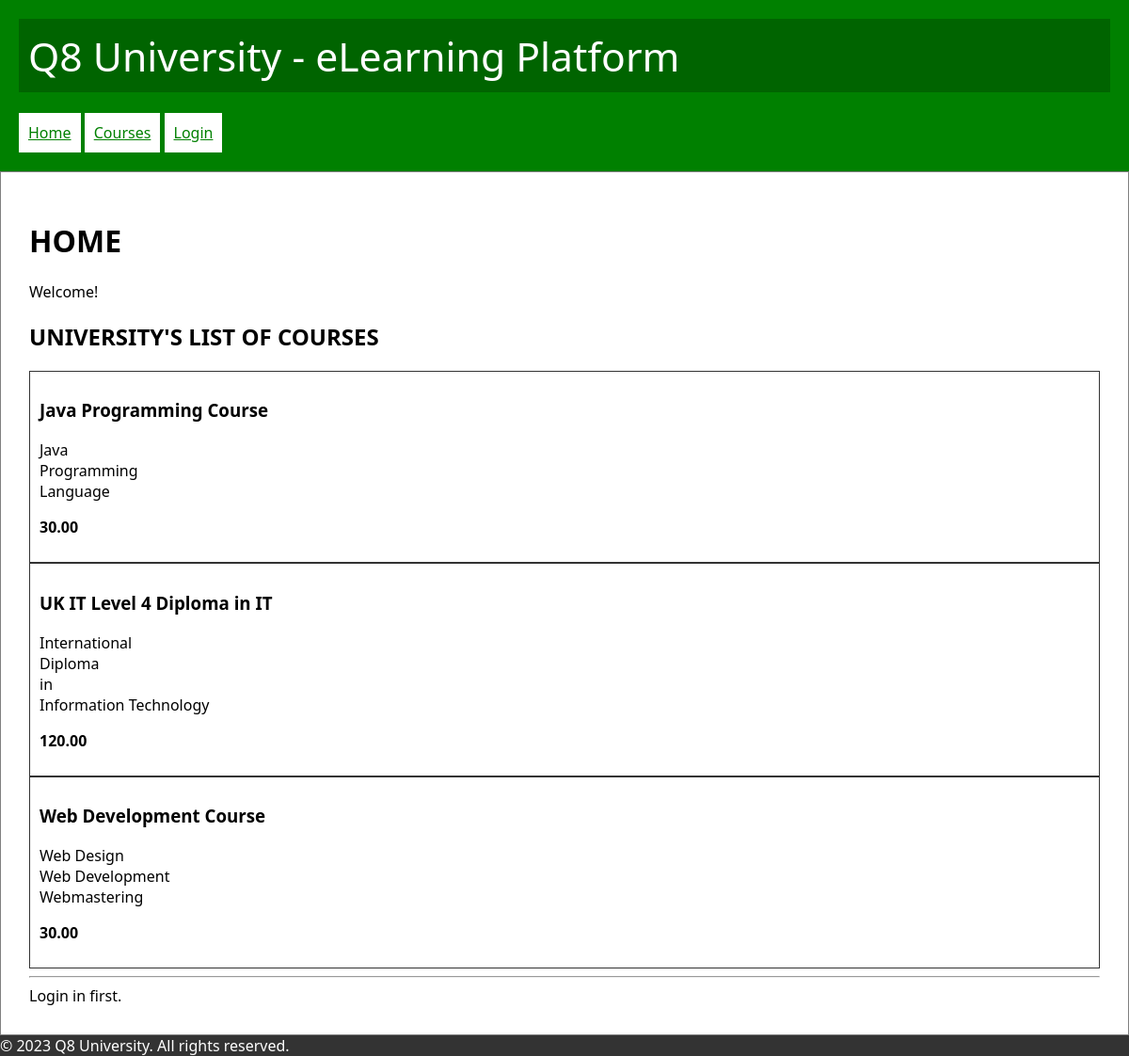
The page / on the database its author committed.
### tables this page shows
CREATE TABLE `course` (
  `crsID` varchar(15) NOT NULL,
  `crsTitle` varchar(100) NOT NULL,
  `crsDescription` text NOT NULL,
  `crsUnits` decimal(5,2) NOT NULL
);

### index.php (the view, shortened to what this page needs)
<?php
require_once 'libs/main.php';
?>
<main>
    <h1>HOME</h1>
    <p>Welcome!</p>
    <h2>UNIVERSITY'S LIST OF COURSES</h2>
    <?php
    $DB = connectDatabase();
    $sql = "SELECT * FROM `course`";
    $stmt = $DB->query($sql);
    for ($i = 1; $row = $stmt->fetch(); $i++) {
        ?>
        <div title="Course ID <?= $row['crsID'] ?>"
                style="border: 1px solid #333; padding: 10px">
            <h3><?= $row['crsTitle'] ?></h3>
            <p><?= str_replace("\r", '<br>', $row['crsDescription']) ?></p>
            <p><strong><?= number_format($row['crsUnits'], 2) ?></strong></p>
        </div>
        <?php
    }
    ?>
    <hr>
    <?php
    if ( isset($_SESSION['USER']) ) {
        echo "Welcome!";
    } else {
        echo "Login in first.";
    } ?>
</main>

### assets/main.css (style rules this page uses)
body { font-family: 'Segoe UI', Tahoma, Geneva, Verdana, sans-serif; margin: 0; }
main { border: 1px solid gray; padding: 30px; }

### rows shown on the page
course: crsTitle "Java Programming Course", crsDescription "Java Programming Language", crsUnits "30.00"
course: crsTitle "UK IT Level 4 Diploma in IT", crsDescription "International Diploma in Information Technology", crsUnits "120.00"
course: crsTitle "Web Development Course", crsDescription "Web Design Web Development Webmastering", crsUnits "30.00"
